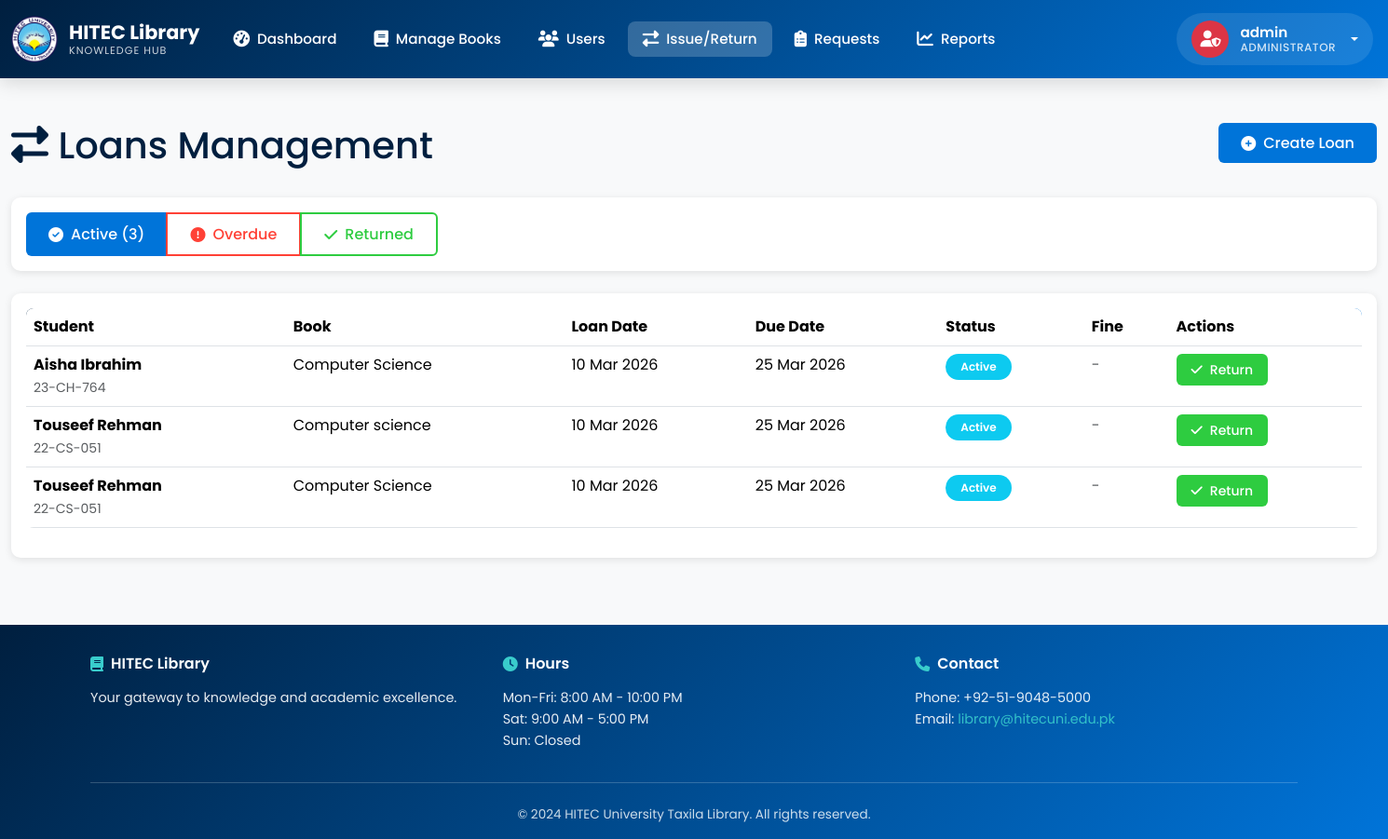
The page /admin/loans (signed in) on the database as committed earlier.
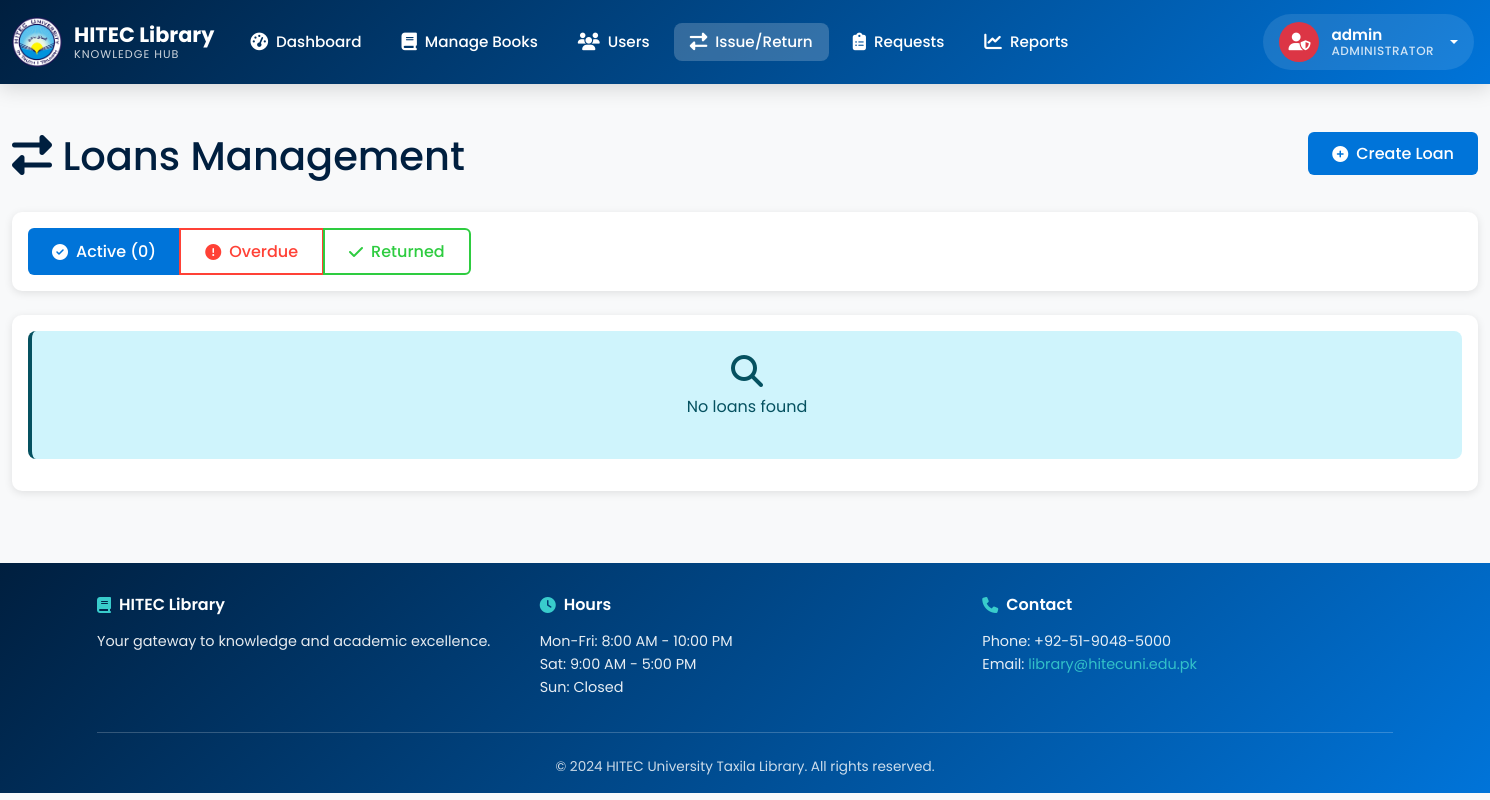
The same page on the database as committed later.
### app.py (models this page shows, shortened)
class Loan(db.Model):
    id = db.Column(db.Integer, primary_key=True)
    student_id = db.Column(db.Integer, db.ForeignKey('student.id'), nullable=False)
    book_id = db.Column(db.Integer, db.ForeignKey('book.id'), nullable=False)
    loan_date = db.Column(db.DateTime, default=get_utc_now)
    due_date = db.Column(db.DateTime, nullable=False)
    return_date = db.Column(db.DateTime)
    is_returned = db.Column(db.Boolean, default=False)
    fine_amount = db.Column(db.Float, default=0.0)
    def calculate_fine(self):
        if not self.is_returned:
            now = get_utc_now()
            if now > self.due_date:
                days_overdue = (now - self.due_date).days
                self.fine_amount = days_overdue * LATE_FEE_PER_DAY
        return self.fine_amount
    def is_overdue(self):
        if not self.is_returned:
            return get_utc_now() > self.due_date
        return False

class Student(db.Model):
    id = db.Column(db.Integer, primary_key=True)
    name = db.Column(db.String(150), nullable=False)
    email = db.Column(db.String(100), unique=True, nullable=False)
    roll_number = db.Column(db.String(20), unique=True, nullable=False)
    phone = db.Column(db.String(15))
    department = db.Column(db.String(100))
    semester = db.Column(db.Integer)
    library_card_number = db.Column(db.String(50), unique=True, nullable=False)
    password_hash = db.Column(db.String(255), nullable=True)  # For student authentication
    card_status = db.Column(db.String(20), default='active')  # active, suspended, expired
    total_fines = db.Column(db.Float, default=0.0)
    registered_at = db.Column(db.DateTime, default=get_utc_now)
    profile_image = db.Column(db.String(500), default='https://ui-avatars.com/api/?name={}&background=random'.format('Student'))
    last_login = db.Column(db.DateTime, nullable=True)
    loans = db.relationship('Loan', backref='student', lazy=True)
    reviews = db.relationship('Review', backref='student', lazy=True)

class Book(db.Model):
    id = db.Column(db.Integer, primary_key=True)
    title = db.Column(db.String(200), nullable=False)
    author = db.Column(db.String(150), nullable=False)
    isbn = db.Column(db.String(20), unique=True)
    genre = db.Column(db.String(50))
    year_published = db.Column(db.Integer)
    publisher = db.Column(db.String(150))
    total_copies = db.Column(db.Integer, default=1)
    available_copies = db.Column(db.Integer, default=1)
    cover_image = db.Column(db.String(500))
    description = db.Column(db.Text)
    average_rating = db.Column(db.Float, default=0.0)
    created_at = db.Column(db.DateTime, default=get_utc_now)
    loans = db.relationship('Loan', backref='book', lazy=True)
    reviews = db.relationship('Review', backref='book', lazy=True)

### app.py (the view)
@app.route('/admin/loans')
@login_required
def admin_loans():
    page = request.args.get('page', 1, type=int)
    status = request.args.get('status', 'active')
    query = Loan.query
    if status == 'active':
        query = query.filter_by(is_returned=False)
    elif status == 'overdue':
        query = query.filter(
            Loan.is_returned == False,
            Loan.due_date < get_utc_now()
        )
    elif status == 'returned':
        query = query.filter_by(is_returned=True)
    loans = query.order_by(Loan.loan_date.desc()).paginate(page=page, per_page=ITEMS_PER_PAGE)
    for loan in loans.items:
        loan.calculate_fine()
    return render_template('admin/loans.html', loans=loans, status=status)

### app.py (called while the page is built)
def get_utc_now():
    return datetime.now(timezone.utc).replace(tzinfo=None)

def login_required(f):
    @wraps(f)
    def decorated_function(*args, **kwargs):
        if 'admin_id' not in session:
            flash('Please login to access this page', 'warning')
            return redirect(url_for('login'))
        return f(*args, **kwargs)
    return decorated_function

### templates/admin/loans.html (shortened to what the changed rows need)
{% extends "base.html" %}
{% block content %}
<div class="container-fluid py-4">
    <div class="row mb-4">
        <div class="col-md-8">
            <h1 class="text-primary">
                <i class="fas fa-exchange-alt"></i> Loans Management
            </h1>
        </div>
    </div>
    <div class="card border-0 shadow-sm mb-4">
        <div class="card-body">
            <div class="btn-group" role="group">
                <a href="/admin/loans?status=active" class="btn {% if status == 'active' %}btn-primary{% else %}btn-outline-primary{% endif %}">
                    <i class="fas fa-check-circle"></i> Active ({{ loans.total if status == 'active' else '?' }})
                </a>
                <a href="/admin/loans?status=overdue" class="btn {% if status == 'overdue' %}btn-danger{% else %}btn-outline-danger{% endif %}">
                    <i class="fas fa-exclamation-circle"></i> Overdue
                </a>
                <a href="/admin/loans?status=returned" class="btn {% if status == 'returned' %}btn-success{% else %}btn-outline-success{% endif %}">
                    <i class="fas fa-check"></i> Returned
                </a>
            </div>
        </div>
    </div>
    <div class="card border-0 shadow-sm">
        <div class="card-body">
            {% if loans.items %}
            <div class="table-responsive">
                <table class="table table-hover">
                    <thead>
                        <tr>
                            <th>Student</th>
                            <th>Book</th>
                            <th>Loan Date</th>
                            <th>Due Date</th>
                            <th>Status</th>
                            <th>Fine</th>
                            <th>Actions</th>
                        </tr>
                    </thead>
                    <tbody>
                        {% for loan in loans.items %}
                        <tr>
                            <td>
                                <strong>{{ loan.student.name }}</strong><br>
                                <small class="text-muted">{{ loan.student.roll_number }}</small>
                            </td>
                            <td>{{ loan.book.title[:40] }}</td>
                            <td>{{ loan.loan_date.strftime('%d %b %Y') }}</td>
                            <td>{{ loan.due_date.strftime('%d %b %Y') }}</td>
                            <td>
                                {% if loan.is_returned %}
                                    <span class="badge bg-success">Returned</span>
                                {% elif loan.is_overdue() %}
                                    <span class="badge bg-danger">Overdue</span>
                                {% else %}
                                    <span class="badge bg-info">Active</span>
                                {% endif %}
                            </td>
                            <td>
                                {% if loan.fine_amount > 0 %}
                                <span class="badge bg-warning">PKR {{ "%.2f"|format(loan.fine_amount) }}</span>
                                {% else %}
                                <span class="text-muted">-</span>
                                {% endif %}
                            </td>
                            <td>
                                {% if not loan.is_returned %}
                                <form method="POST" action="/admin/loans/{{ loan.id }}/return" style="display: inline;">
                                    <button type="submit" class="btn btn-sm btn-success" onclick="return confirm('Mark as returned?')">
                                        <i class="fas fa-check"></i> Return
                                    </button>
                                </form>
                                {% else %}
                                <span class="text-muted">-</span>
                                {% endif %}
                            </td>
                        </tr>
                        {% endfor %}
                    </tbody>
                </table>
            </div>
            {% else %}
            <div class="alert alert-info text-center py-4">
                <i class="fas fa-search fa-2x mb-2"></i>
                <p>No loans found</p>
            </div>
            {% endif %}
        </div>
    </div>
</div>
{% endblock %}

Rows that differ between the two databases and show on the page:
removed Loan: student.name "Aisha Ibrahim", student.roll_number "23-CH-764", book "Computer Science", loan_date "10 Mar 2026", due_date "25 Mar 2026", is_returned "Active"
removed Loan: student.name "Touseef Rehman", student.roll_number "22-CS-051", book "Computer science", loan_date "10 Mar 2026", due_date "25 Mar 2026", is_returned "Active"
no longer on this page (row edited): Loan: student.name "Touseef Rehman", student.roll_number "22-CS-051", book "Computer Science", loan_date "10 Mar 2026", due_date "25 Mar 2026", is_returned "Active"
Other text that changed with them:
{{ loans.total if status == 'active' else '?' }}: "3" → "0"
text no longer shown: "Student Book Loan Date Due Date Status Fine Actions"
text now shown: "No loans found"
